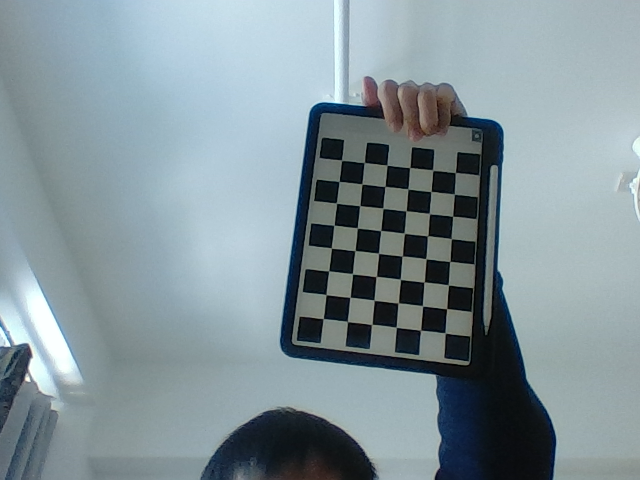
#> input picture cameraCalibration/images/img0.png, 640 x 480 px; its folder holds only this picture in this run
$ python PnP.py
#> lines starting #> are read from the running program, lines starting #| are printed output that depends on the picture; after the words box and inside, x2 and y2 are one past the last pixel; in counts of white or black regions, pixels touching at a corner belong together; long printed decimals are rounded
import numpy as np
import cv2 as cv
import glob
from scipy.spatial.transform import Rotation


mtx = np.array([[530.43495126, 0, 326.8957335] ,[0, 534.36359692, 247.02114604], [0, 0, 1]]).reshape(-1,3)
dist = np.array([[ -0.03195748, 0.2449868,  0.00334185,  0.00221634 ,-0.51086226]])

def draw(img, corners, imgpts):

    corner = tuple(corners[0].astype(int).ravel())
    img = cv.line(img, corner, tuple(imgpts[0].astype(int).ravel()), (255,0,0), 5)
    img = cv.line(img, corner, tuple(imgpts[1].astype(int).ravel()), (0,255,0), 5)
    img = cv.line(img, corner, tuple(imgpts[2].astype(int).ravel()), (0,0,255), 5)

    return img


def drawBoxes(img, corners, imgpts):

    imgpts = np.int32(imgpts).reshape(-1,2)

    # draw ground floor in green
    img = cv.drawContours(img, [imgpts[:4]],-1,(0,255,0),-3)

    # draw pillars in blue color
    for i,j in zip(range(4),range(4,8)):
        img = cv.line(img, tuple(imgpts[i]), tuple(imgpts[j]),(255),3)

    # draw top layer in red color
    img = cv.drawContours(img, [imgpts[4:]],-1,(0,0,255),3)

    return img


criteria = (cv.TERM_CRITERIA_EPS + cv.TERM_CRITERIA_MAX_ITER, 30, 0.001)

objp = np.zeros((6*8,3), np.float32)
objp[:,:2] = np.mgrid[0:8,0:6].T.reshape(-1,2)
axis = np.float32([[3,0,0], [0,3,0], [0,0,-3]]).reshape(-1,3)
axisBoxes = np.float32([[0,0,0], [0,3,0], [3,3,0], [3,0,0],
                   [0,0,-3],[0,3,-3],[3,3,-3],[3,0,-3] ])


for image in glob.glob('./images/*.png'):

    img = cv.imread(image)
#> img is the input picture: shape (480, 640, 3); mean B, G, R 153.2, 147, 130.9
    gray = cv.cvtColor(img,cv.COLOR_BGR2GRAY)
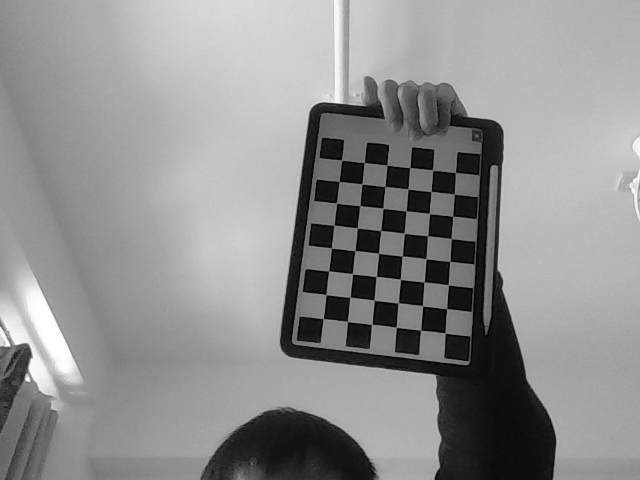
#> gray: shape (480, 640); min 0, max 254, mean 142.9
    ret, corners = cv.findChessboardCorners(gray, (8, 6),None)
#> ret = True; corners = 48 rows, first 8: [323.5, 318.4], [326, 294.6], [328.6, 271], [331.4, 248.1], [334.2, 224.8], [337, 206], [340, 179], [341.6, 160.5]

    if ret == True:

        corners2 = cv.cornerSubPix(gray,corners,(11,11),(-1,-1), criteria)
#> corners2 = 48 rows, first 8: [323.3, 318.7], [326, 294.5], [328.7, 270.9], [331.3, 247.9], [333.9, 225.2], [336.5, 203.2], [339.1, 181.4], [341.5, 160.2]

        # Find the rotation and translation vectors.
        _, rvecs, tvecs, inliers = cv.solvePnPRansac(objp, corners2, mtx, dist)
#> rvecs = [-0.212, -0.174, -1.45]; tvecs = [-0.158, 2.92, 21.76]; inliers = 48 values from 0 to 47

        print("R :")
        print(rvecs, "\n" )
#| [[-0.2117]
#|  [-0.1743]
#|  [-1.446]]

        rotation_matrix = np.zeros(shape=(3,3))
        cv.Rodrigues(rvecs, rotation_matrix)
        print(rotation_matrix)
        print()
        r =  Rotation.from_matrix(rotation_matrix)
        angles = r.as_euler("zyx",degrees=True)
        #### Modify the angles
        print(angles)
        print()

        # Project 3D points to image plane
        imgpts, jac = cv.projectPoints(axis, rvecs, tvecs, mtx, dist)
#> imgpts = [[331.5, 247.8], [396.1, 327.5], [321.7, 308.7]]

        img = draw(img,corners2,imgpts)
#> in draw, `corner = tuple(corners[0].astype(int).ravel())`: corner = (323, 318)
#> in draw, `img = cv.line(img, corner, tuple(imgpts[1].astype(int).ravel()), (0,25..`:
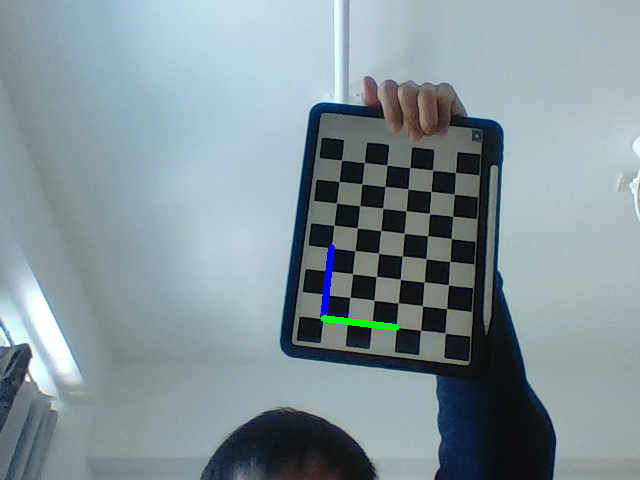
#> img: shape (480, 640, 3); mean B, G, R 153.3, 147.2, 130.7
#> in draw, `img = cv.line(img, corner, tuple(imgpts[2].astype(int).ravel()), (0,0,..`: img: shape (480, 640, 3); 0.03% of pixels changed, all inside (x1, y1, x2, y2) = (318, 305, 327, 322)
        cv.imshow('img',img)

        k = cv.waitKey(0) & 0xFF
#> (key Esc is pressed here)
        if k == ord('s'):
            cv.imwrite('pose'+image, img)


cv.destroyAllWindows()

$ run again, on cameraCalibration/images/img4.png
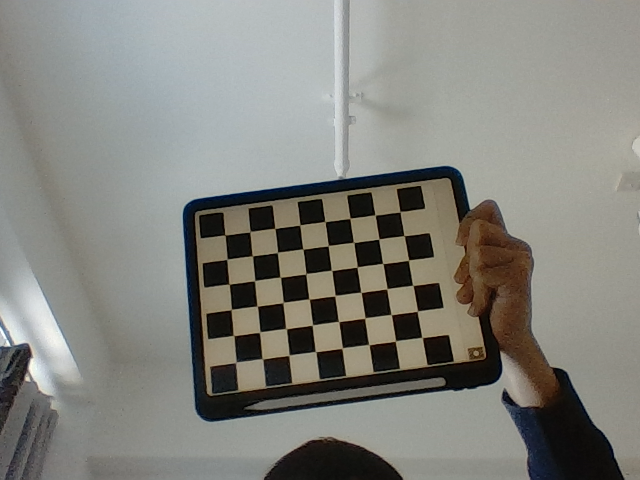
#> input picture cameraCalibration/images/img4.png, 640 x 480 px
#> img is the input picture: shape (480, 640, 3); mean B, G, R 124.7, 130.8, 130.9
#> `gray = cv.cvtColor(img,cv.COLOR_BGR2GRAY)`:
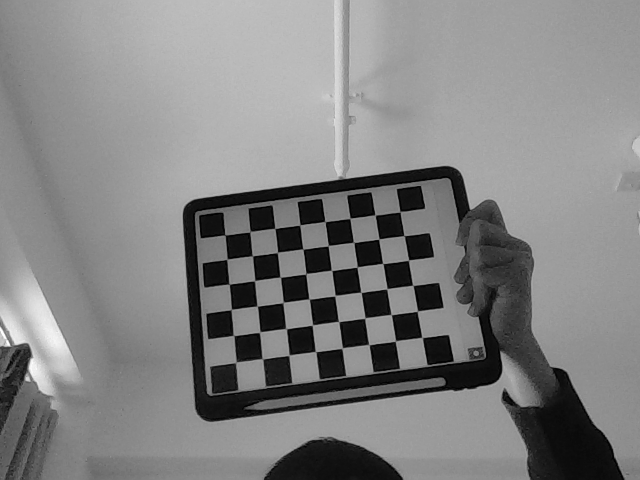
#> gray: shape (480, 640); min 0, max 254, mean 130.2
#> ret = True; corners = 48 rows, first 8: [236, 242], [242, 241], [283, 236], [292, 234], [334, 229], [350, 218.4], [375.2, 214.9], [400.1, 211.8]
#> corners2 = 48 rows, first 8: [236, 242], [250, 231.6], [274.8, 228.4], [299.9, 225], [324.9, 221.5], [349.9, 218.3], [375.1, 214.9], [399.9, 211.7]
#> rvecs = [-0.292, 0.00685, -0.132]; tvecs = [-4.04, -0.483, 21.11]; inliers = 47 values from 1 to 47
#| [[-0.2919]
#|  [ 0.006849]
#|  [-0.1322]]
#> imgpts = [[300.1, 224.9], [231.3, 309.4], [207.5, 207.9]]
#> corner = (236, 242)
#> in draw, `img = cv.line(img, corner, tuple(imgpts[2].astype(int).ravel()), (0,0,..`:
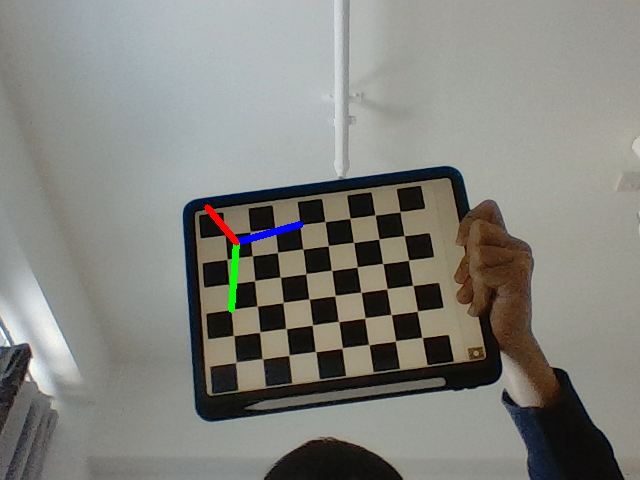
#> img: shape (480, 640, 3); mean B, G, R 124.9, 130.9, 130.8

$ run again, on cameraCalibration/images/img5.png
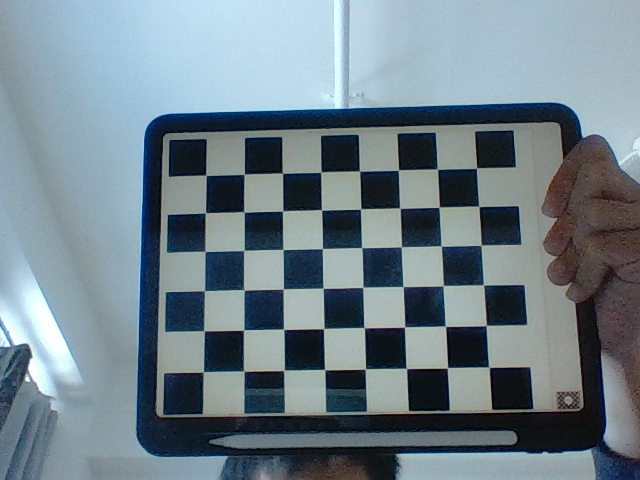
#> input picture cameraCalibration/images/img5.png, 640 x 480 px
#> img is the input picture: shape (480, 640, 3); mean B, G, R 137.8, 128.8, 112.6
#> `gray = cv.cvtColor(img,cv.COLOR_BGR2GRAY)`:
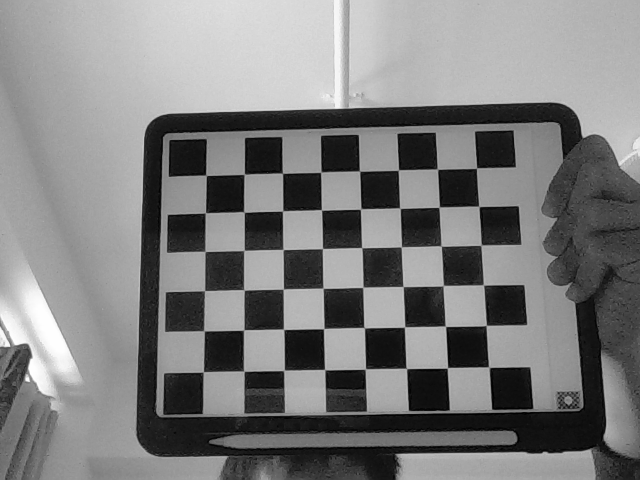
#> gray: shape (480, 640); min 0, max 255, mean 125
#> ret = True; corners = 48 rows, first 8: [208, 178], [244.4, 174.2], [282.5, 173.6], [318, 174], [361, 174], [398.5, 170.1], [437.9, 169.6], [476.6, 168.3]
#> corners2 = 48 rows, first 8: [205.9, 175.3], [244.2, 174.3], [282.4, 173.2], [320.8, 172.1], [359.5, 171.1], [398.5, 170], [437.4, 169.2], [476.5, 168.1]
#> rvecs = [-0.146, 0.024, -0.0211]; tvecs = [-3.15, -1.87, 13.84]; inliers = 48 values from 0 to 47
#| [[-0.1462]
#|  [ 0.02405]
#|  [-0.02115]]
#> imgpts = [[321, 171.8], [204.7, 290.7], [170.1, 134.2]]
#> corner = (205, 175)
#> in draw, `img = cv.line(img, corner, tuple(imgpts[2].astype(int).ravel()), (0,0,..`:
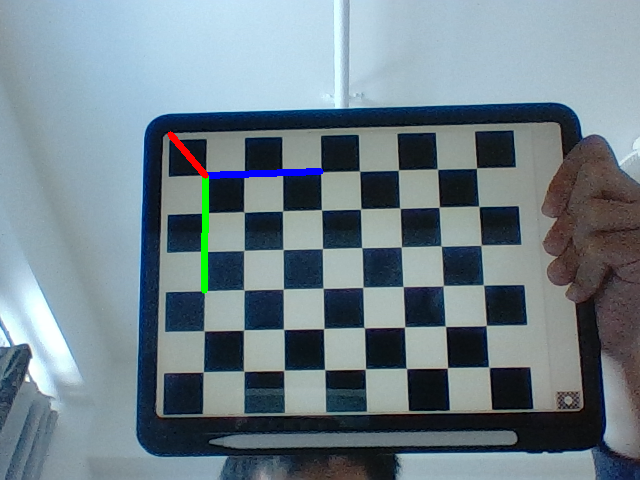
#> img: shape (480, 640, 3); mean B, G, R 137.8, 128.8, 112.4

$ run again, on cameraCalibration/images/img2.png
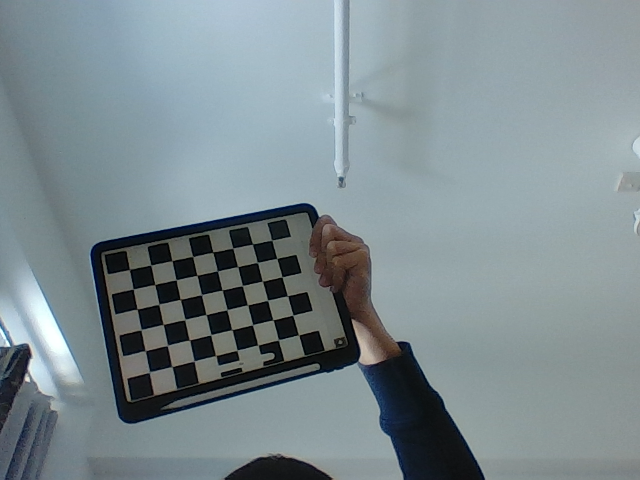
#> input picture cameraCalibration/images/img2.png, 640 x 480 px
#> img is the input picture: shape (480, 640, 3); mean B, G, R 143.7, 139, 125.4
#> ret = True; corners = 48 rows, first 8: [129.4, 269.6], [151, 265], [172, 260.6], [188, 262], [219, 256], [229, 254], [259, 248], [268, 245]
#> corners2 = 48 rows, first 8: [129.4, 269.4], [150.8, 265], [171.8, 260.6], [192.6, 256.5], [212.7, 252.1], [232.8, 248.2], [252.5, 244.1], [271.7, 240.2]
#> rvecs = [-0.353, -0.276, -0.252]; tvecs = [-9.37, 1.02, 25.06]; inliers = 48 values from 0 to 47
#| [[-0.3526]
#|  [-0.2763]
#|  [-0.2517]]
#> imgpts = [[193.1, 256.2], [140.6, 330.1], [121.1, 245.1]]
#> corner = (129, 269)
#> in draw, `img = cv.line(img, corner, tuple(imgpts[2].astype(int).ravel()), (0,0,..`:
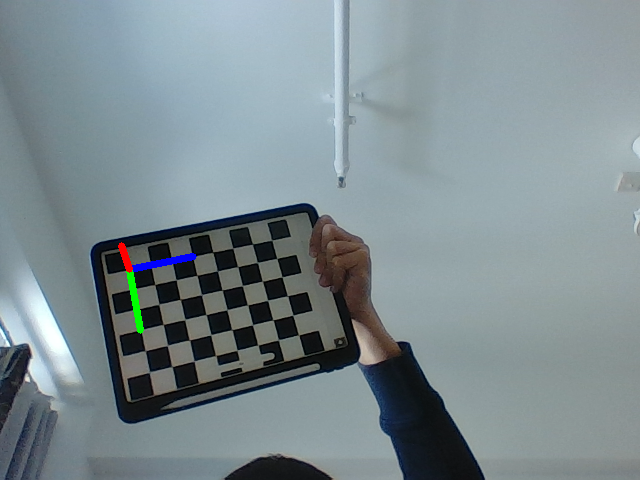
#> img: shape (480, 640, 3); mean B, G, R 143.9, 139.1, 125.4
